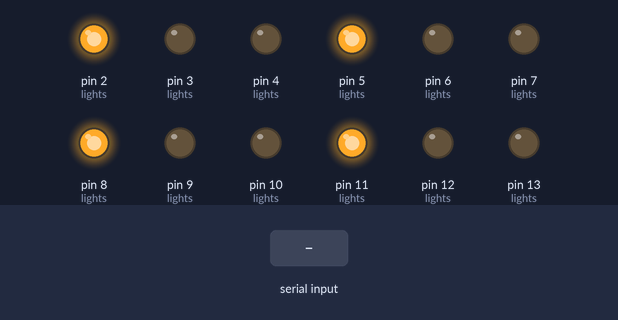
Recording of a sketch running on a simulated Arduino Uno, built with avr-gcc and run on an emulated ATmega328P. Shown: output pins drawn as LEDs (lit = HIGH). The inputs (shaded band) are chosen by the test bench.

Above: at 1.2 s.
1.3 s: "0" received over Serial
At 2.7 s:
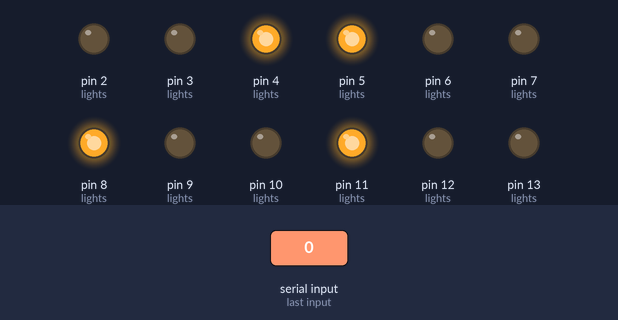
3.1 s: "1" received over Serial
At 4.8 s:
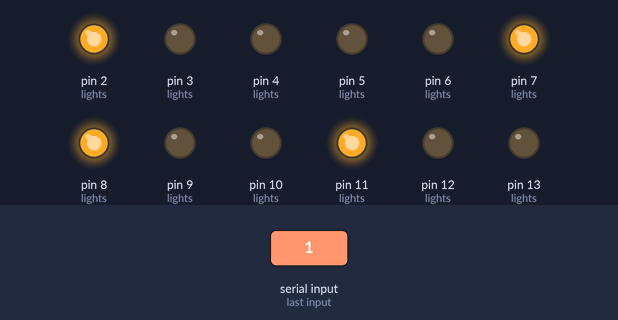
5.9 s: "2" received over Serial
At 8.1 s:
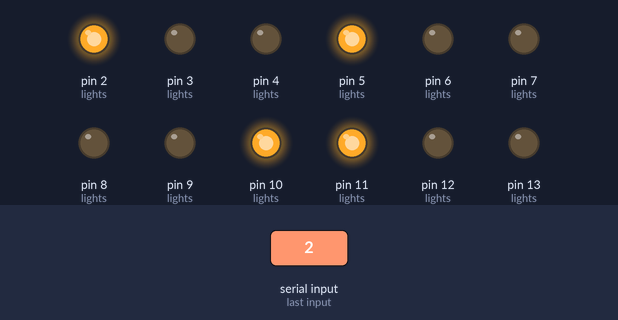
8.7 s: "3" received over Serial
At 10.3 s:
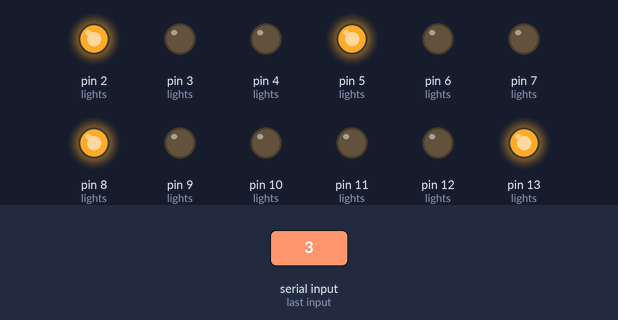
11.5 s: "0" received over Serial
At 12.3 s:
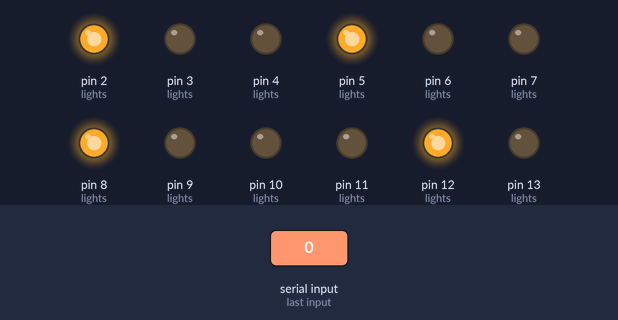
Timing chart, 0 to 14.5 s (numbered marks = the images above; inputs shaded):
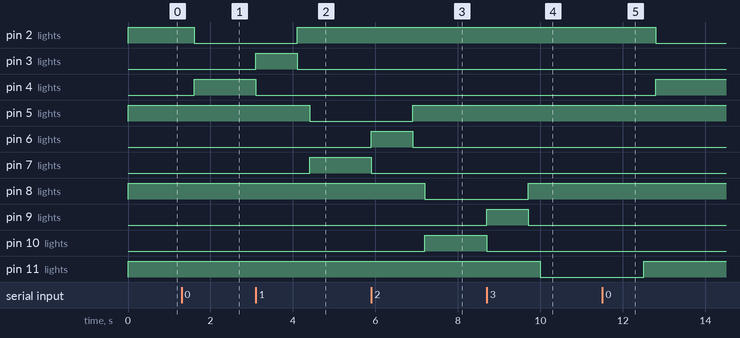

The sketch:

traffic_light_arduino.ino
```cpp
// ─────────────────────────────────────────────
//  SMART TRAFFIC LIGHT (4 ROADS)
//  Works with Python sending: '0','1','2','3'
// ─────────────────────────────────────────────

int lights[4][3] = {
  {2, 3, 4},    // NORTH  → Red, Yellow, Green
  {5, 6, 7},    // SOUTH
  {8, 9, 10},   // EAST
  {11, 12, 13}  // WEST
};

int currentLane = -1;  // to avoid repeated updates

// ─────────────────────────────────────────────
void setup() {
  Serial.begin(9600);

  // Set all pins as output
  for (int i = 0; i < 4; i++) {
    for (int j = 0; j < 3; j++) {
      pinMode(lights[i][j], OUTPUT);
    }
  }

  setAllRed();
}

// ─────────────────────────────────────────────
void loop() {

  if (Serial.available() > 0) {
    char cmd = Serial.read();

    int lane = getLaneIndex(cmd);

    // Only update if valid AND different
    if (lane != -1 && lane != currentLane) {
      switchLane(lane);
      currentLane = lane;
    }
  }
}

// ─────────────────────────────────────────────
// Convert incoming char → lane index
int getLaneIndex(char c) {
  if (c == '0') return 0; // NORTH
  if (c == '1') return 1; // SOUTH
  if (c == '2') return 2; // EAST
  if (c == '3') return 3; // WEST
  return -1;
}

// ─────────────────────────────────────────────
// Set all lanes RED
void setAllRed() {
  for (int i = 0; i < 4; i++) {
    digitalWrite(lights[i][0], HIGH); // RED ON
    digitalWrite(lights[i][1], LOW);  // YELLOW OFF
    digitalWrite(lights[i][2], LOW);  // GREEN OFF
  }
}

// ─────────────────────────────────────────────
// Switch to a lane (with optional yellow transition)
void switchLane(int lane) {

  // Step 1: turn current green → yellow (optional)
  if (currentLane != -1) {
    digitalWrite(lights[currentLane][2], LOW);  // Green OFF
    digitalWrite(lights[currentLane][1], HIGH); // Yellow ON
    delay(1000); // 1 sec transition
  }

  // Step 2: all red
  setAllRed();
  delay(300);

  // Step 3: selected lane GREEN
  digitalWrite(lights[lane][0], LOW);   // Red OFF
  digitalWrite(lights[lane][2], HIGH);  // Green ON
}

// ─────────────────────────────────────────────
```

Measured:
- after the input at 1.3 s, pin 2 (lights): HIGH → LOW after 0.30 s; pin 4 (lights): LOW → HIGH after 0.30 s
- after the input at 3.1 s, pin 2 (lights): LOW → HIGH after 1.0 s; pin 3 (lights): LOW → HIGH at once, → LOW 1.0 s later; pin 4 (lights): HIGH → LOW at once; pin 5 (lights): HIGH → LOW after 1.3 s; pin 7 (lights): LOW → HIGH after 1.3 s
- after the input at 5.9 s, pin 5 (lights): LOW → HIGH after 1.0 s; pin 6 (lights): LOW → HIGH at once, → LOW 1.0 s later; pin 7 (lights): HIGH → LOW at once; pin 8 (lights): HIGH → LOW after 1.3 s; pin 10 (lights): LOW → HIGH after 1.3 s
- after the input at 8.7 s, pin 8 (lights): LOW → HIGH after 1.0 s; pin 9 (lights): LOW → HIGH at once, → LOW 1.0 s later; pin 10 (lights): HIGH → LOW at once; pin 11 (lights): HIGH → LOW after 1.3 s; pin 13 (lights): LOW → HIGH after 1.3 s
- after the input at 11.5 s, pin 2 (lights): HIGH → LOW after 1.3 s; pin 4 (lights): LOW → HIGH after 1.3 s; pin 11 (lights): LOW → HIGH after 1.0 s; pin 12 (lights): LOW → HIGH at once, → LOW 1.0 s later; pin 13 (lights): HIGH → LOW at once
